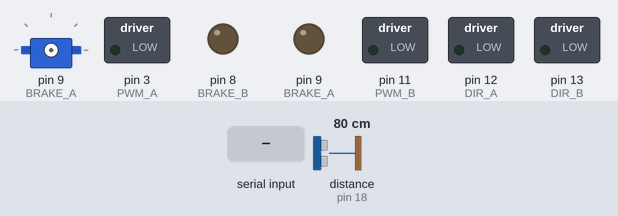
Simulated run of this sketch. Board: Arduino Uno, built with avr-gcc and run on an emulated ATmega328P. On the bench: servo, switched loads named in the sketch (green lamp = pin HIGH), output pins drawn as LEDs (lit = HIGH). The inputs (shaded band) are chosen by the test bench; at power-on: distance to the obstacle (sensor on pin 18) 80 cm. The echo pulse lasts 58.3 µs per cm; pins used as bus, display or sensor lines are not drawn; what the sketch prints to the serial monitor is not drawn.

Above: at 1.2 s.
1.3 s: "f" received over Serial
At 2.3 s:
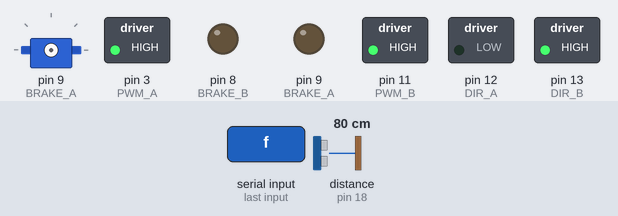
2.8 s: "b" received over Serial
At 3.3 s:
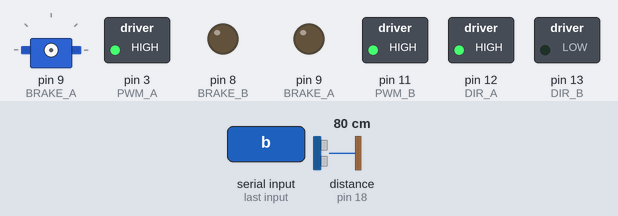
4.3 s: "r" received over Serial
At 4.6 s:
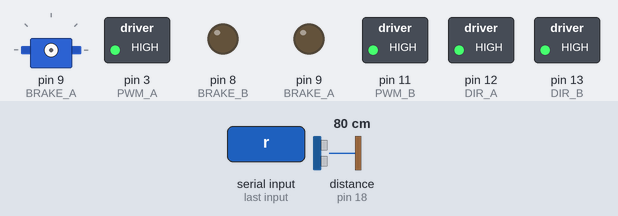
5.8 s: "l" received over Serial
At 6.9 s:
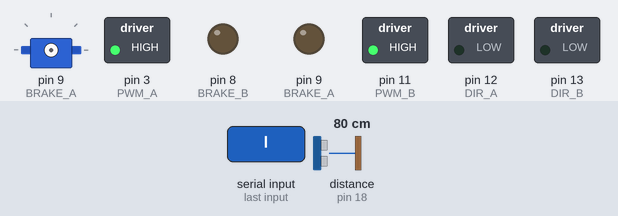
7.3 s: "s" received over Serial
At 7.9 s:
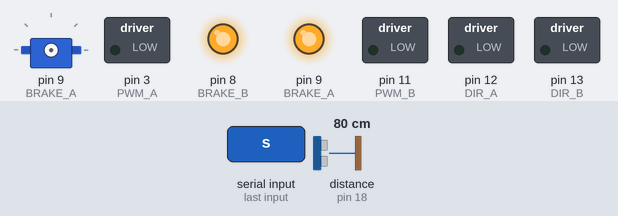
8.8 s: "a" received over Serial
At 9.8 s:
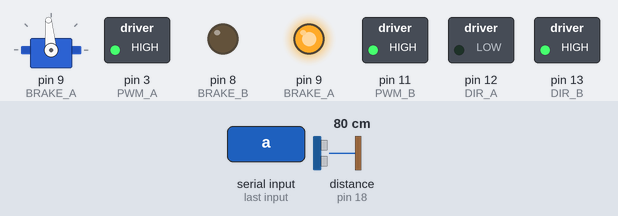
Timing chart, 0 to 11.8 s (numbered marks = the images above; inputs shaded):
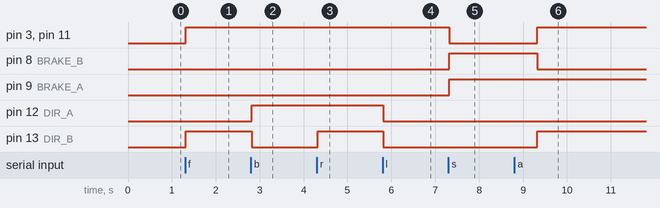

The sketch:

radi_bot_ver1.ino
```cpp
#include <NewPing.h>
#include <Servo.h>

#define TRIGGER_PIN  17
#define ECHO_PIN     18
#define MAX_DISTANCE 200

const int
PWM_A   = 3,
PWM_B   = 11,
DIR_A   = 12,
DIR_B   = 13,
BRAKE_A = 9,
BRAKE_B = 8;

int brzina = 255; //mjenjanje brzine (najbolja 180)
Servo servo;
NewPing DistanceSensor(TRIGGER_PIN, ECHO_PIN, MAX_DISTANCE);

void setup()
{
  Serial.begin(9600);
  pinMode(13, OUTPUT);
  // Configure the A output
  pinMode(BRAKE_A, OUTPUT);  // Brake pin za channel A
  pinMode(DIR_A, OUTPUT);    // Direction pin za channel A
  // Configure the B output
  pinMode(BRAKE_B, OUTPUT);  // Brake pin za channel B
  pinMode(DIR_B, OUTPUT);    // Direction pin za channel B

}

void loop()
{
test:
  servo.detach();
  unsigned int cm = DistanceSensor.ping_cm();
  Serial.print(cm);
  Serial.println("cm");

/*  servo.write(95);  //naprijed
  delay(3000);
  unsigned int cm1 = DistanceSensor.ping_cm();
  Serial.print(cm1);
  Serial.println(" naprijed");

  servo.write(180);  //lijevo
  delay(3000);
  unsigned int cm2 = DistanceSensor.ping_cm();
  Serial.print(cm2);
  Serial.println(" lijevo");

  servo.write(20); //desno
  delay(3000);
  unsigned int cm3 = DistanceSensor.ping_cm();
  Serial.print(cm3);
  Serial.println(" desno");*/


  //provjera();

  //pregledava dal ima kakvih ulaznih vrijednosti na bluetoothu
  if (Serial.available() > 0) {
    char ch = Serial.read();
    Serial.print(cm);
    Serial.println("cm");
    //Serial.print("Primljeno: ");
    //Serial.println(ch);
    //pregledava znakove f = naprijed, b = nazad, r = okret u desno, l = okret u ljevo, s = stop, a = auto pilot
    if (ch == 'f') {
      unsigned int cm = DistanceSensor.ping_cm();
      Serial.print(cm);
      Serial.println("cm");
      naprijed();
    }

    if (ch == 'b') {
      unsigned int cm = DistanceSensor.ping_cm();
      Serial.print(cm);
      Serial.println("cm");
      nazad();
    }
    if (ch == 'r') {
      unsigned int cm = DistanceSensor.ping_cm();
      Serial.print(cm);
      Serial.println("cm");
      okretDesno();
    }
    if (ch == 'l') {
      unsigned int cm = DistanceSensor.ping_cm();
      Serial.print(cm);
      Serial.println("cm");
      okretLjevo();
    }
    if (ch == 's') {
      unsigned int cm = DistanceSensor.ping_cm();
      Serial.print(cm);
      Serial.println("cm");
      stani();
    }
    if (ch == 'a') {
pocetak:
      servo.attach(9);
      servo.write(95);
      delay(500);
      unsigned int cm = DistanceSensor.ping_cm();
      Serial.print(cm);
      Serial.println("cm");
      char ch = Serial.read();
      if (ch == 's'){
        stani();
        goto test;
      }

      if (cm <= 15 && cm > 1) {
        stani();
        servo.write(185);
        delay(2000);
        unsigned int cmm = DistanceSensor.ping_cm();
        Serial.print(cmm);
        Serial.println("cm");
        servo.write(20);
        delay(2000);
        unsigned int cmmm = DistanceSensor.ping_cm();
        Serial.print(cmmm);
        Serial.println("cm");
        if(cmm < cmmm || cmmm == 0){
          okretDesno();
          servo.write(95);
          delay(750);
          goto pocetak;
          }
          else{
            okretLjevo();
            servo.write(95);
            delay(750);
            goto pocetak;
          }
      }
      if (cm > 15 || cm == 0) {
        unsigned int cm = DistanceSensor.ping_cm();
        Serial.print(cm);
        Serial.println("cm");
        naprijed();
        goto pocetak;
      }
    }

    //     default:
    //        break;
    //    }
  }
}


void okretDesno() {
  digitalWrite(BRAKE_A, LOW);  // postavlja koÄŤnicu na LOW za motor A
  digitalWrite(DIR_A, HIGH);   // postavlja smijer za naprijed HIGH za motor A
  analogWrite(PWM_A, brzina);     // postavlja brzinu motora, 255 je max za motor A
  digitalWrite(BRAKE_B, LOW);  // postavlja koÄŤnicu na LOW za motor B
  digitalWrite(DIR_B, HIGH);    // postavlja smijer za naprijed HIGH za motor B
  analogWrite(PWM_B, brzina);     // postavlja brzinu motora, 255 je max za motor B
}
void okretLjevo() {
  //Serial.println("zid");
  digitalWrite(BRAKE_A, LOW);  // postavlja koÄŤnicu na LOW za motor A
  digitalWrite(DIR_A, LOW);    // postavlja smijer za nazad LOW za motor A
  analogWrite(PWM_A, brzina);     // postavlja brzinu za motor A
  digitalWrite(BRAKE_B, LOW);  // postavlja koÄŤnicu na LOW za motor B
  digitalWrite(DIR_B, LOW);    // postavlja smijer za nazad LOW za motor B
  analogWrite(PWM_B, brzina);     // postavlja brzinu za motor B
  //delay(5000);
}
void nazad() {
  digitalWrite(BRAKE_A, LOW);  // postavlja koÄŤnicu na LOW za motor A
  digitalWrite(DIR_A, HIGH);    // postavlja smijer za naprijed HIGH za motor A
  analogWrite(PWM_A, brzina);     // postavlja brzinu za motor A
  digitalWrite(BRAKE_B, LOW);  // postavlja koÄŤnicu na LOW za motor B
  digitalWrite(DIR_B, LOW);    // postavlja smijer za nazad LOW za motor B
  analogWrite(PWM_B, brzina);     // postavlja brzinu za motor B
  //delay(5000);
}
void naprijed() {
  digitalWrite(BRAKE_A, LOW);  // postavlja koÄŤnicu na LOW za motor A
  digitalWrite(DIR_A, LOW);    // postavlja smijer za nazad LOW za motor A
  analogWrite(PWM_A, brzina);     // postavlja brzinu za motor A
  digitalWrite(BRAKE_B, LOW);  // postavlja koÄŤnicu na LOW za motor B
  digitalWrite(DIR_B, HIGH);    // postavlja smijer za naprijed HIGH za motor B
  analogWrite(PWM_B, brzina);     // postavlja brzinu za motor B
}
void stani() {
  digitalWrite(BRAKE_A, HIGH);  // postavlja koÄŤnicu na HIGH za motor A
  digitalWrite(BRAKE_B, HIGH);    //postavlja koÄŤnicu na HIGH za motor B
  analogWrite(PWM_A, 0);        //postavlja brzinu motora na 0
  analogWrite(PWM_B, 0);        //postavlja brzinu motora na 0
}
```

Measured:
- after the input at 1.3 s, pin 3 (PWM_A), pin 11 (PWM_B), pin 13 (DIR_B): LOW → HIGH at once
- after the input at 2.8 s, pin 12 (DIR_A): LOW → HIGH at once; pin 13 (DIR_B): HIGH → LOW at once
- after the input at 4.3 s, pin 13 (DIR_B): LOW → HIGH at once
- after the input at 5.8 s, pin 12 (DIR_A), pin 13 (DIR_B): HIGH → LOW at once
- after the input at 7.3 s, pin 3 (PWM_A), pin 11 (PWM_B): HIGH → LOW at once; pin 8 (BRAKE_B), pin 9 (BRAKE_A): LOW → HIGH at once
- after the input at 8.8 s, pin 3 (PWM_A), pin 11 (PWM_B), pin 13 (DIR_B): LOW → HIGH after 0.52 s; pin 8 (BRAKE_B): HIGH → LOW after 0.52 s
